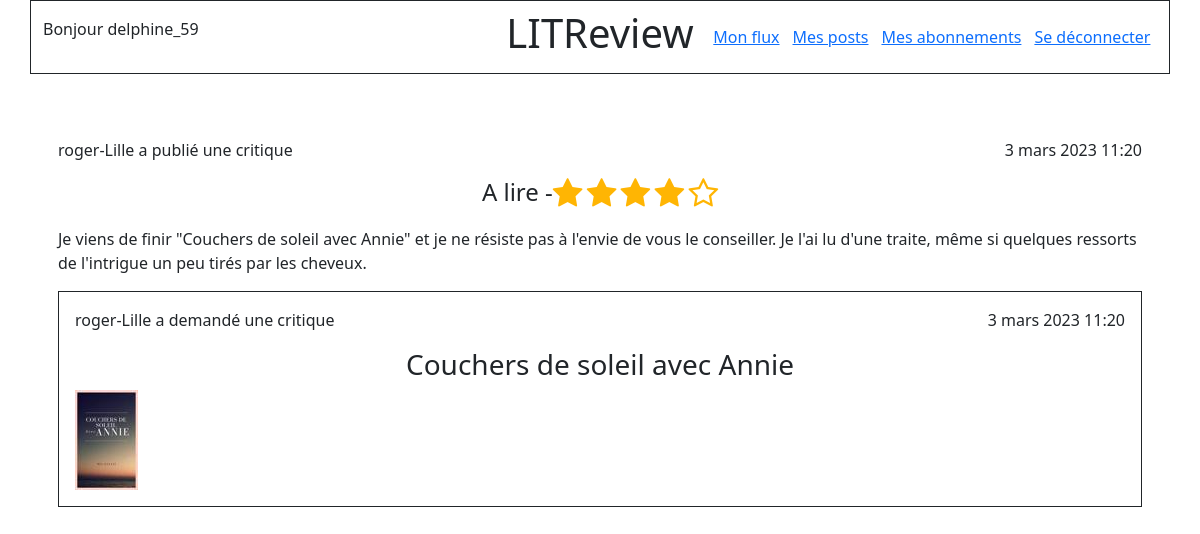
Page /reviews/8/display (signed in) on the committed database.
### authentication/models.py (models this page shows)
class User(AbstractUser):
    SUBSCRIBER = "Membre"
    followed_members = models.ManyToManyField(
        settings.AUTH_USER_MODEL,
        through="UserFollows",
        related_name="followed"
    )

### feed/models.py (models this page shows, shortened)
class Review(models.Model):
    objects = models.Manager()
    ticket = models.OneToOneField(
        Ticket,
        on_delete=models.CASCADE,
        related_name='ticket_review',
        primary_key=False
    )
    rating = models.PositiveSmallIntegerField(
       validators=[MinValueValidator(0), MaxValueValidator(5)]
    )
    user = models.ForeignKey(
        settings.AUTH_USER_MODEL,
        on_delete=models.CASCADE
    )
    headline = models.CharField(max_length=128)
    body = models.TextField(max_length=8192, blank=True)
    time_created = models.DateTimeField(auto_now_add=True)

class Ticket(models.Model):
    objects = models.Manager()
    title = models.CharField(max_length=128)
    description = models.TextField(max_length=2048, blank=True)
    user = models.ForeignKey(
        to=settings.AUTH_USER_MODEL,
        on_delete=models.CASCADE
    )
    image = models.ImageField(null=True, blank=True)
    time_created = models.DateTimeField(auto_now_add=True)
    IMAGE_MAX_SIZE = (100, 100)

### feed/views.py (the view)
# urls.py: path('reviews/<int:review_id>/display', views.display_review,
@login_required
def display_review(request, review_id):
    review = Review.objects.get(id=review_id)
    return render(request, 'feed/review_display.html', {'review': review})

### feed/templatetags/feed_extras.py (called while the page is built)
@register.simple_tag(takes_context=True)
def get_user_display(context, user):
    if user == context['user']:
        return "Vous avez"
    return f"{user.username} a"

### feed/templates/feed/review_display.html
{% extends "base.html" %}
{% block content %}
    {% include 'feed/review_detail.html' with review=review %}
{% endblock content %}

### templates/base.html (shortened to what this page needs)
{% load static %}
<!DOCTYPE html>
<html lang="en" xmlns="http://www.w3.org/1999/html">
<head>
    <link href="https://cdn.jsdelivr.net/npm/bootstrap@5.1.3/dist/css/bootstrap.min.css" rel="stylesheet">
    <link rel="stylesheet" href="https://cdnjs.cloudflare.com/ajax/libs/font-awesome/4.7.0/css/font-awesome.min.css">
    <link rel="stylesheet" href="{% static 'feed/rating_style.css' %}"/>
</head>
<body>
    <header>
        <nav class="bg_light">
            <div class="container">
                <div class="row border border-dark py-2">
                    <div class="col-5 d-flex align-items-center">
                        {% if user.is_authenticated %}
                            <p>Bonjour {{ user.username }}</p>
                        {% endif %}
                    </div>
                    <div class="col-2 d-flex justify-content-center">
                        <h1>LITReview</h1>
                    </div>
                    <div
                            class="col-5 d-flex justify-content-around align-items-center">
                        {% if user.is_authenticated %}
                            <a href="{% url 'feed:my-flow' %}">Mon flux</a>
                            <a href="{% url 'feed:my-posts' %}">Mes posts</a>
                            <a href="{% url 'authentication:follows' %}">Mes abonnements</a>
                            <a href="{% url 'authentication:logout' %}">Se déconnecter</a>
                        {% endif %}
                    </div>
                </div>
            </div>
        </nav>
    </header>
    <section class="container my-5">
    {% block content %}
    {% endblock content %}
    </section>
</body>
</html>

### feed/templates/feed/review_detail.html
{% load feed_extras %}
{% block content %}
    <div class="p-3">
        <div class="row">
            <div class="col text-start">
                <p>{% get_user_display user=review.user %} publié une critique</p>
            </div>
            <div class="col text-end">
                <p>{{ review.time_created }}</p>
            </div>
        </div>
    <div class="d-flex justify-content-center">
        <h4>
            {{ review.headline }} -
        </h4>
        <div class="rating-star mb-3">
                <i class="fa fa-2x fa-star{% if review.rating < 1 %}-o{% endif %}"
                   aria-hidden="true"></i>
                <i class="fa fa-2x fa-star{% if review.rating < 2 %}-o{% endif %}"
                   aria-hidden="true"></i>
                <i class="fa fa-2x fa-star{% if review.rating < 3 %}-o{% endif %}"
                   aria-hidden="true"></i>
                <i class="fa fa-2x fa-star{% if review.rating < 4 %}-o{% endif %}"
                   aria-hidden="true"></i>
                <i class="fa fa-2x fa-star{% if review.rating < 5 %}-o{% endif %}"
                   aria-hidden="true"></i>
        </div>
    </div>
            <p>{{ review.body }}</p>
            <div class="border border-dark">
                {% include 'feed/ticket_detail.html' with ticket=review.ticket %}
            </div>
    </div>
{% endblock content %}

### feed/templates/feed/ticket_detail.html (shortened to what this page needs)
{% load feed_extras %}
<div class="p-3">
    <div class="row">
        <div class="col text-start">
            <p>{% get_user_display user=ticket.user %} demandé une critique</p>
        </div>
        <div class="col text-end">
            <p>{{ ticket.time_created }}</p>
        </div>
    </div>
    <h3 class="text-center">{{ ticket.title }}</h3>
    <div class="row">
        <div class="col-1 d-flex align-items-center">
            {% if ticket.image %}
            <img src="{{ ticket.image.url }}">
        {% endif %}
        </div>
        <div class="col-11 ps-5 d-flex align-items-center">
        </div>
    </div>
</div>

### feed/static/feed/rating_style.css (style rules this page uses)
.rating-star { color: #ffb503; }

### rows in the picture
User: username "delphine_59"
Review: user.username "roger-Lille a", time_created "3 mars 2023 11:20", headline "A lire", body "Je viens de finir \"Couchers de soleil avec Annie\" et je ne résiste pas à l'envie de vous le conseiller. Je l'ai lu d'une traite, même si quelques ressorts de l'intrigue un peu tirés par les cheveux."
Ticket: user.username "roger-Lille a", time_created "3 mars 2023 11:20", title "Couchers de soleil avec Annie", image (picture)
